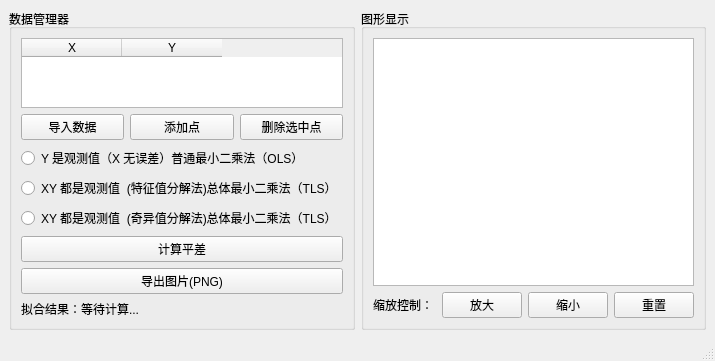
<?xml version="1.0" encoding="UTF-8"?>
<ui version="4.0">
 <class>MainWindow</class>
 <widget class="QMainWindow" name="MainWindow">
  <property name="geometry">
   <rect>
    <x>0</x>
    <y>0</y>
    <width>715</width>
    <height>354</height>
   </rect>
  </property>
  <property name="windowTitle">
   <string>测绘基础理论与方法(题2)</string>
  </property>
  <property name="windowIcon">
   <iconset resource="rec.qrc">
    <normaloff>:/icon/linear.ico</normaloff>:/icon/linear.ico</iconset>
  </property>
  <widget class="QWidget" name="centralwidget">
   <layout class="QHBoxLayout" name="horizontalLayout_4">
    <item>
     <layout class="QHBoxLayout" name="horizontalLayout_3">
      <item>
       <widget class="QGroupBox" name="groupBox">
        <property name="title">
         <string>数据管理器</string>
        </property>
        <layout class="QGridLayout" name="gridLayout_2">
         <item row="5" column="0">
          <widget class="QLabel" name="label">
           <property name="text">
            <string>拟合结果：等待计算...</string>
           </property>
          </widget>
         </item>
         <item row="2" column="0">
          <layout class="QVBoxLayout" name="verticalLayout">
           <item>
            <widget class="QRadioButton" name="radioButton_x">
             <property name="text">
              <string>Y 是观测值（X 无误差）普通最小二乘法（OLS）</string>
             </property>
             <property name="autoExclusive">
              <bool>true</bool>
             </property>
            </widget>
           </item>
           <item>
            <widget class="QRadioButton" name="radioButton_xy1">
             <property name="text">
              <string>XY 都是观测值  (特征值分解法)总体最小二乘法（TLS）</string>
             </property>
            </widget>
           </item>
           <item>
            <widget class="QRadioButton" name="radioButton_xy2">
             <property name="text">
              <string>XY 都是观测值  (奇异值分解法)总体最小二乘法（TLS）</string>
             </property>
            </widget>
           </item>
          </layout>
         </item>
         <item row="3" column="0">
          <widget class="QPushButton" name="pushButton">
           <property name="text">
            <string>计算平差</string>
           </property>
          </widget>
         </item>
         <item row="1" column="0">
          <layout class="QHBoxLayout" name="horizontalLayout">
           <item>
            <widget class="QPushButton" name="pushButton_daoru">
             <property name="text">
              <string>导入数据</string>
             </property>
            </widget>
           </item>
           <item>
            <widget class="QPushButton" name="pushButton_tianjia">
             <property name="text">
              <string>添加点</string>
             </property>
            </widget>
           </item>
           <item>
            <widget class="QPushButton" name="pushButton_shanchu">
             <property name="text">
              <string>删除选中点</string>
             </property>
            </widget>
           </item>
          </layout>
         </item>
         <item row="0" column="0">
          <widget class="QTableWidget" name="tableWidget">
           <attribute name="horizontalHeaderCascadingSectionResizes">
            <bool>true</bool>
           </attribute>
           <column>
            <property name="text">
             <string>X</string>
            </property>
           </column>
           <column>
            <property name="text">
             <string>Y</string>
            </property>
           </column>
          </widget>
         </item>
         <item row="4" column="0">
          <widget class="QPushButton" name="pushButton_2">
           <property name="text">
            <string>导出图片(PNG)</string>
           </property>
          </widget>
         </item>
        </layout>
       </widget>
      </item>
      <item>
       <widget class="QGroupBox" name="groupBox_2">
        <property name="title">
         <string>图形显示</string>
        </property>
        <layout class="QGridLayout" name="gridLayout">
         <item row="0" column="0">
          <widget class="GraphicsView" name="graphicsView"/>
         </item>
         <item row="1" column="0">
          <layout class="QHBoxLayout" name="horizontalLayout_2">
           <item>
            <widget class="QLabel" name="label_2">
             <property name="text">
              <string>缩放控制：</string>
             </property>
            </widget>
           </item>
           <item>
            <widget class="QPushButton" name="pushButton_fangda">
             <property name="text">
              <string>放大</string>
             </property>
            </widget>
           </item>
           <item>
            <widget class="QPushButton" name="pushButton_suoxiao">
             <property name="text">
              <string>缩小</string>
             </property>
            </widget>
           </item>
           <item>
            <widget class="QPushButton" name="pushButton_chongzhi">
             <property name="text">
              <string>重置</string>
             </property>
            </widget>
           </item>
          </layout>
         </item>
        </layout>
       </widget>
      </item>
     </layout>
    </item>
   </layout>
  </widget>
  <widget class="QMenuBar" name="menubar">
   <property name="geometry">
    <rect>
     <x>0</x>
     <y>0</y>
     <width>715</width>
     <height>21</height>
    </rect>
   </property>
  </widget>
  <widget class="QStatusBar" name="statusbar"/>
 </widget>
 <customwidgets>
  <customwidget>
   <class>GraphicsView</class>
   <extends>QGraphicsView</extends>
   <header location="global">graphicsview.h</header>
  </customwidget>
 </customwidgets>
 <resources>
  <include location="rec.qrc"/>
 </resources>
 <connections/>
</ui>
